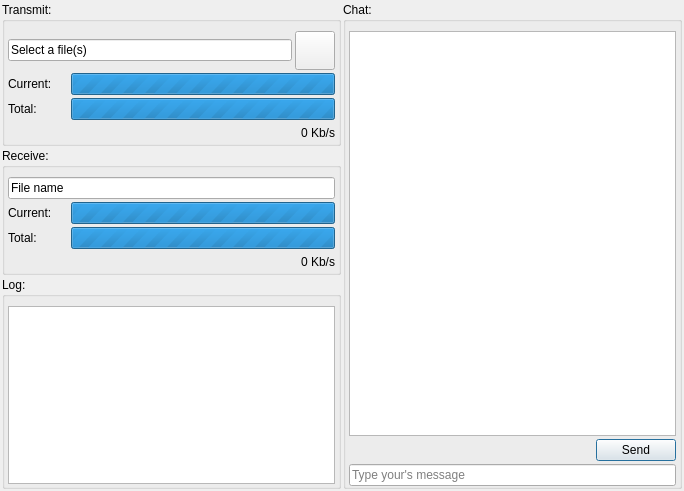
<?xml version="1.0" encoding="UTF-8"?>
<ui version="4.0">
 <class>TransferWidger</class>
 <widget class="QWidget" name="TransferWidger">
  <property name="geometry">
   <rect>
    <x>0</x>
    <y>0</y>
    <width>684</width>
    <height>491</height>
   </rect>
  </property>
  <property name="windowTitle">
   <string>Form</string>
  </property>
  <layout class="QHBoxLayout" name="horizontalLayout_2">
   <property name="spacing">
    <number>2</number>
   </property>
   <property name="margin">
    <number>2</number>
   </property>
   <item>
    <layout class="QVBoxLayout" name="verticalLayout">
     <item>
      <widget class="QGroupBox" name="gbTransmit">
       <property name="title">
        <string>Transmit:</string>
       </property>
       <layout class="QVBoxLayout" name="verticalLayout_6">
        <property name="spacing">
         <number>3</number>
        </property>
        <property name="leftMargin">
         <number>3</number>
        </property>
        <property name="rightMargin">
         <number>3</number>
        </property>
        <property name="bottomMargin">
         <number>0</number>
        </property>
        <item>
         <layout class="QHBoxLayout" name="horizontalLayout_8">
          <item>
           <widget class="QLineEdit" name="leTransmitFile">
            <property name="text">
             <string>Select a file(s)</string>
            </property>
            <property name="readOnly">
             <bool>true</bool>
            </property>
           </widget>
          </item>
          <item>
           <widget class="QToolButton" name="tbTransmitSelectFiles">
            <property name="text">
             <string/>
            </property>
            <property name="icon">
             <iconset resource="transfer.qrc">
              <normaloff>:/folder-red-scanners-cameras-icon.png</normaloff>:/folder-red-scanners-cameras-icon.png</iconset>
            </property>
            <property name="iconSize">
             <size>
              <width>32</width>
              <height>32</height>
             </size>
            </property>
           </widget>
          </item>
         </layout>
        </item>
        <item>
         <layout class="QHBoxLayout" name="horizontalLayout_9">
          <item>
           <widget class="QLabel" name="lblTransmitProgressCurrent">
            <property name="minimumSize">
             <size>
              <width>60</width>
              <height>0</height>
             </size>
            </property>
            <property name="maximumSize">
             <size>
              <width>100</width>
              <height>16777215</height>
             </size>
            </property>
            <property name="text">
             <string>Current:</string>
            </property>
           </widget>
          </item>
          <item>
           <widget class="QProgressBar" name="pbTransmitCurrent">
            <property name="maximum">
             <number>0</number>
            </property>
            <property name="value">
             <number>0</number>
            </property>
            <property name="alignment">
             <set>Qt::AlignCenter</set>
            </property>
            <property name="format">
             <string>%v Kb / %m Kb</string>
            </property>
           </widget>
          </item>
         </layout>
        </item>
        <item>
         <layout class="QHBoxLayout" name="horizontalLayout_10">
          <item>
           <widget class="QLabel" name="lblTransmitProgressTotal">
            <property name="minimumSize">
             <size>
              <width>60</width>
              <height>0</height>
             </size>
            </property>
            <property name="maximumSize">
             <size>
              <width>100</width>
              <height>16777215</height>
             </size>
            </property>
            <property name="text">
             <string>Total:</string>
            </property>
           </widget>
          </item>
          <item>
           <widget class="QProgressBar" name="pbTransmitTotal">
            <property name="maximum">
             <number>0</number>
            </property>
            <property name="value">
             <number>0</number>
            </property>
            <property name="alignment">
             <set>Qt::AlignCenter</set>
            </property>
            <property name="format">
             <string>%v / %m</string>
            </property>
           </widget>
          </item>
         </layout>
        </item>
        <item>
         <layout class="QHBoxLayout" name="horizontalLayout_11">
          <item>
           <spacer name="horizontalSpacer_3">
            <property name="orientation">
             <enum>Qt::Horizontal</enum>
            </property>
            <property name="sizeHint" stdset="0">
             <size>
              <width>40</width>
              <height>20</height>
             </size>
            </property>
           </spacer>
          </item>
          <item>
           <widget class="QLabel" name="lblTransmitSpeed">
            <property name="text">
             <string>0 Kb/s</string>
            </property>
           </widget>
          </item>
         </layout>
        </item>
       </layout>
      </widget>
     </item>
     <item>
      <widget class="QGroupBox" name="gbReceive">
       <property name="title">
        <string>Receive:</string>
       </property>
       <layout class="QVBoxLayout" name="verticalLayout_4">
        <property name="spacing">
         <number>3</number>
        </property>
        <property name="leftMargin">
         <number>3</number>
        </property>
        <property name="rightMargin">
         <number>3</number>
        </property>
        <property name="bottomMargin">
         <number>0</number>
        </property>
        <item>
         <layout class="QHBoxLayout" name="horizontalLayout_3">
          <item>
           <widget class="QLineEdit" name="leReceiveFile">
            <property name="text">
             <string>File name</string>
            </property>
            <property name="readOnly">
             <bool>true</bool>
            </property>
           </widget>
          </item>
         </layout>
        </item>
        <item>
         <layout class="QHBoxLayout" name="horizontalLayout_4">
          <item>
           <widget class="QLabel" name="lblReceiveProgressCurrent">
            <property name="minimumSize">
             <size>
              <width>60</width>
              <height>0</height>
             </size>
            </property>
            <property name="maximumSize">
             <size>
              <width>100</width>
              <height>16777215</height>
             </size>
            </property>
            <property name="text">
             <string>Current:</string>
            </property>
           </widget>
          </item>
          <item>
           <widget class="QProgressBar" name="pbReceiveCurrent">
            <property name="maximum">
             <number>0</number>
            </property>
            <property name="value">
             <number>0</number>
            </property>
            <property name="alignment">
             <set>Qt::AlignCenter</set>
            </property>
            <property name="format">
             <string>%v Kb / %m Kb</string>
            </property>
           </widget>
          </item>
         </layout>
        </item>
        <item>
         <layout class="QHBoxLayout" name="horizontalLayout_5">
          <item>
           <widget class="QLabel" name="lblReceiveProgressTotal">
            <property name="minimumSize">
             <size>
              <width>60</width>
              <height>0</height>
             </size>
            </property>
            <property name="maximumSize">
             <size>
              <width>100</width>
              <height>16777215</height>
             </size>
            </property>
            <property name="text">
             <string>Total:</string>
            </property>
           </widget>
          </item>
          <item>
           <widget class="QProgressBar" name="pbReceiveTotal">
            <property name="maximum">
             <number>0</number>
            </property>
            <property name="value">
             <number>0</number>
            </property>
            <property name="alignment">
             <set>Qt::AlignCenter</set>
            </property>
            <property name="format">
             <string>%v / %m</string>
            </property>
           </widget>
          </item>
         </layout>
        </item>
        <item>
         <layout class="QHBoxLayout" name="horizontalLayout_7">
          <item>
           <spacer name="horizontalSpacer_2">
            <property name="orientation">
             <enum>Qt::Horizontal</enum>
            </property>
            <property name="sizeHint" stdset="0">
             <size>
              <width>40</width>
              <height>20</height>
             </size>
            </property>
           </spacer>
          </item>
          <item>
           <widget class="QLabel" name="lblReceiveSpeed">
            <property name="text">
             <string>0 Kb/s</string>
            </property>
           </widget>
          </item>
         </layout>
        </item>
       </layout>
      </widget>
     </item>
     <item>
      <widget class="QGroupBox" name="gbLog">
       <property name="title">
        <string>Log:</string>
       </property>
       <layout class="QVBoxLayout" name="verticalLayout_3">
        <property name="spacing">
         <number>3</number>
        </property>
        <property name="leftMargin">
         <number>3</number>
        </property>
        <property name="rightMargin">
         <number>3</number>
        </property>
        <property name="bottomMargin">
         <number>2</number>
        </property>
        <item>
         <widget class="QTextEdit" name="teLog"/>
        </item>
       </layout>
      </widget>
     </item>
    </layout>
   </item>
   <item>
    <layout class="QVBoxLayout" name="verticalLayout_2">
     <item>
      <widget class="QGroupBox" name="gbChat">
       <property name="title">
        <string>Chat:</string>
       </property>
       <layout class="QVBoxLayout" name="verticalLayout_5">
        <property name="spacing">
         <number>3</number>
        </property>
        <property name="leftMargin">
         <number>3</number>
        </property>
        <property name="rightMargin">
         <number>3</number>
        </property>
        <property name="bottomMargin">
         <number>0</number>
        </property>
        <item>
         <widget class="QTextEdit" name="teChat">
          <property name="enabled">
           <bool>true</bool>
          </property>
          <property name="readOnly">
           <bool>true</bool>
          </property>
         </widget>
        </item>
        <item>
         <layout class="QHBoxLayout" name="horizontalLayout">
          <item>
           <spacer name="horizontalSpacer">
            <property name="orientation">
             <enum>Qt::Horizontal</enum>
            </property>
            <property name="sizeHint" stdset="0">
             <size>
              <width>40</width>
              <height>20</height>
             </size>
            </property>
           </spacer>
          </item>
          <item>
           <widget class="QPushButton" name="pbSendMessage">
            <property name="text">
             <string>Send</string>
            </property>
            <property name="autoDefault">
             <bool>true</bool>
            </property>
            <property name="default">
             <bool>true</bool>
            </property>
           </widget>
          </item>
         </layout>
        </item>
        <item>
         <widget class="QLineEdit" name="leChat">
          <property name="placeholderText">
           <string>Type your's message</string>
          </property>
         </widget>
        </item>
       </layout>
      </widget>
     </item>
    </layout>
   </item>
  </layout>
 </widget>
 <resources>
  <include location="transfer.qrc"/>
 </resources>
 <connections/>
</ui>
